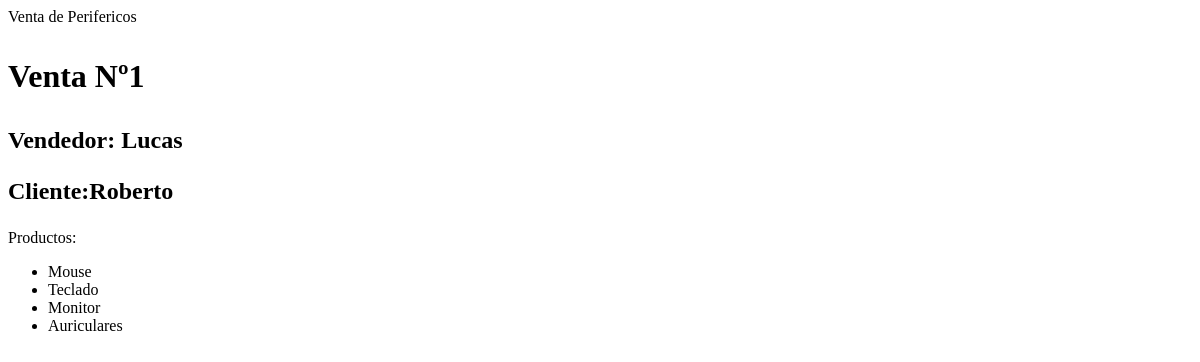
Page /clase/ on the earlier database version.
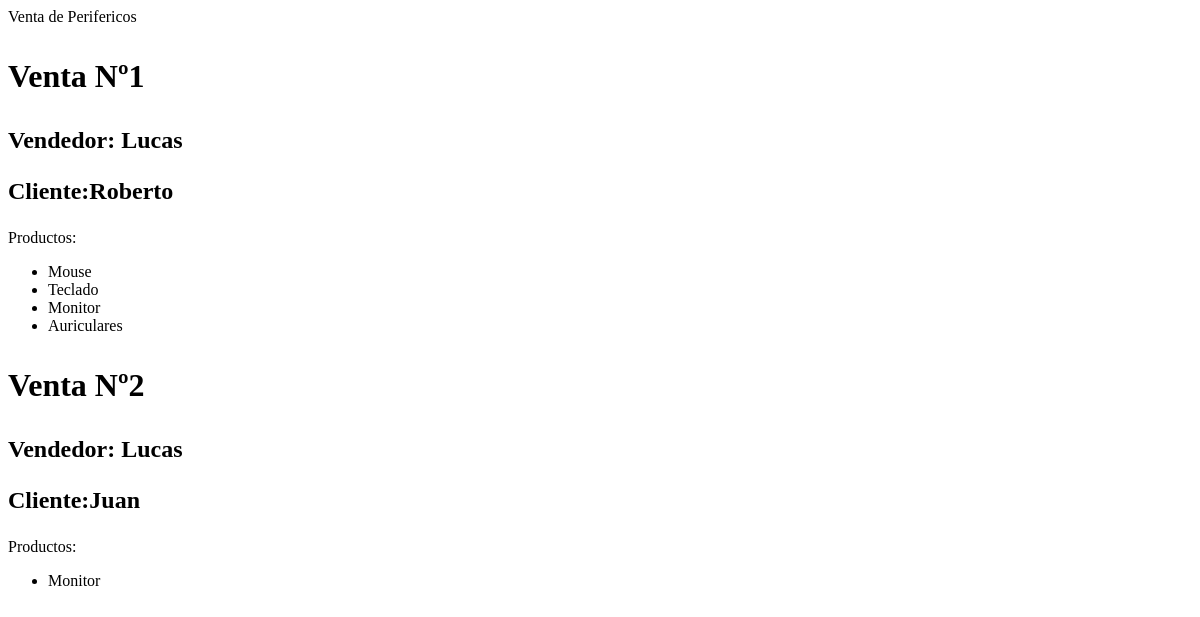
Same page on the later database version.
### clase/models.py (models this page shows, shortened)
class Venta(models.Model):
    Nro_Venta = models.PositiveIntegerField(unique=True)
    cliente = models.ForeignKey(Cliente, on_delete=models.SET_NULL, null=True, blank=True)
    vendedor = models.ForeignKey(Vendedor, on_delete=models.SET_NULL, null=True, blank=True)
    producto = models.ManyToManyField(Producto)

class Vendedor(models.Model):
    nombre = models.CharField(max_length=50)
    def __str__(self) -> str:
        return self.nombre

class Cliente(models.Model):
    nombre = models.CharField(max_length=50)
    def __str__(self) -> str:
        return self.nombre

class Producto(models.Model):
    nombre = models.CharField(max_length=50, unique=True)

### clase/views.py (the view)
# urls.py: path("", views.index, name="index"),
def index(request):
    ventas_de_perifericos = models.Venta.objects.all()
    contexto = {"ventas": ventas_de_perifericos}
    return render(request, "clase/index.html", contexto)

### clase/templates/clase/index.html
{% extends 'core/base.html' %}
{% block titulo %}
    Venta de Perifericos
{% endblock titulo %}
{% block contenido %}
    {% for ventas_de_perifericos in ventas %}
        <h1><p>Venta Nº{{ ventas_de_perifericos.Nro_Venta}}</p> <h1>
        <h2><p>Vendedor: {{ ventas_de_perifericos.vendedor}} </p> <h2>
        <h2><p>Cliente:{{ ventas_de_perifericos.cliente}}</p> </h2>
        <p>Productos:</p>
        <ul>
            {% for producto in ventas_de_perifericos.producto.all %}
                <li>{{producto.nombre}}</li>
            {% endfor %}
        </ul>
    {% endfor %}
{% endblock contenido %}

Differences in the rows shown:
added Venta: Nro_Venta "2", vendedor "Lucas", cliente "Juan", Producto (nombre "Monitor")
